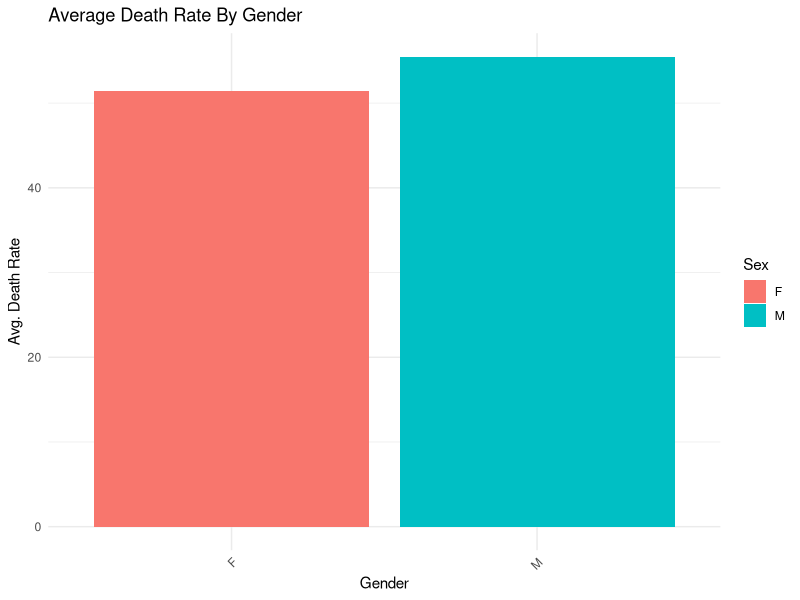
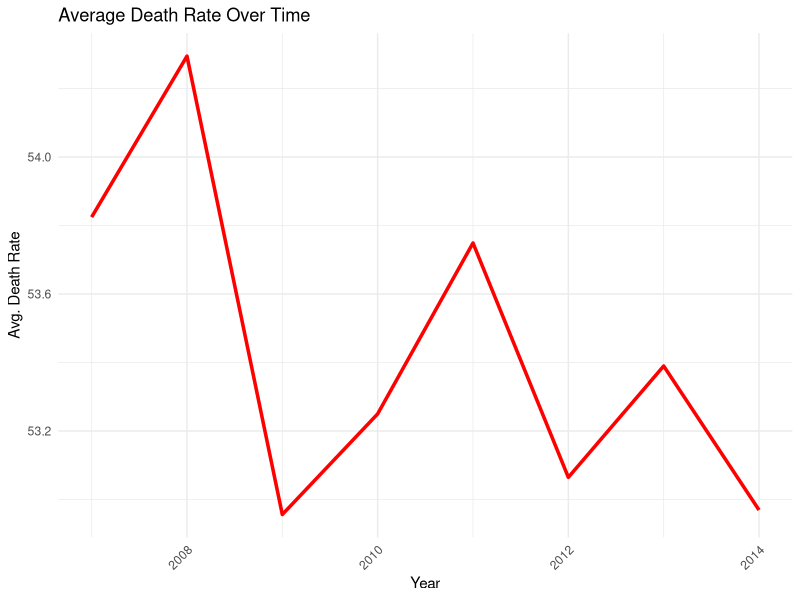
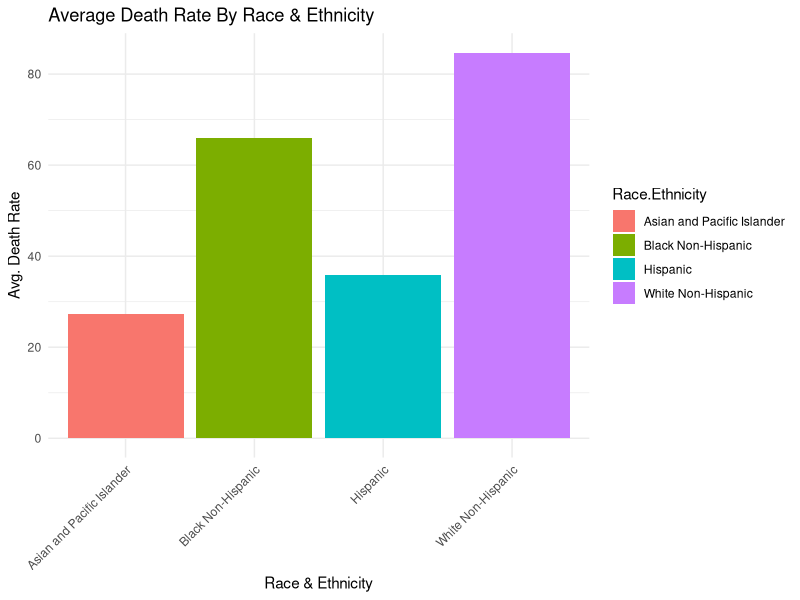

Write R code to recreate these figures, in order.
## ---- chunk 1
knitr::opts_chunk$set(echo = TRUE)
## ---- chunk 2
library(dplyr)
library(ggplot2)
## ---- chunk 3
data <- read.csv("New_York_City_Leading_Causes_of_Death_20240513.csv")
str(data)
## ---- chunk 4
data$Deaths <- as.numeric(data$Deaths)
data$Death.Rate <- as.numeric(data$Death.Rate)
data$Age.Adjusted.Death.Rate <- as.numeric(data$Age.Adjusted.Death.Rate)
data <- na.omit(data)
## ---- chunk 5
res <- as.data.frame(table(data$Leading.Cause))
colnames(res) <- c("Cause_of_Death", "Count")
res <- res %>%
  arrange(-Count) %>%
  head(11)
res[c(2:11),]
## ---- chunk 6
res <- data %>%
  group_by(Sex) %>%
  summarise(Death_Rate = mean(Death.Rate, na.rm = T))

# Plot financial loss by organization size
ggplot(res, aes(x = Sex, y = Death_Rate, fill = Sex)) +
  geom_bar(stat = "identity", position = "dodge") +
  labs(title = "Average Death Rate By Gender", 
       x = "Gender", y = "Avg. Death Rate")  +
  theme_minimal() +
  theme(axis.text.x = element_text(angle = 45, hjust = 1))
## ---- chunk 7
res <- data %>%
  group_by(Year) %>%
  summarise(Death_Rate = mean(Death.Rate, na.rm = T))

# Plot financial loss by organization size
ggplot(res, aes(x = Year, y = Death_Rate)) +
  geom_line(lwd = 1.2, col = "red") +
  labs(title = "Average Death Rate Over Time", 
       x = "Year", y = "Avg. Death Rate")  +
  theme_minimal() +
  theme(axis.text.x = element_text(angle = 45, hjust = 1))
## ---- chunk 8
data %>%
  filter(!Leading.Cause == "All Other Causes") %>%
  group_by(Year, Leading.Cause) %>%
  summarize(count = n()) %>%
  arrange(Year, desc(count)) %>%
  mutate(rank = row_number()) %>%
  filter(rank == 1) %>%
  select(Year, Leading.Cause)
## ---- chunk 9
data %>%
  filter(!Leading.Cause == "All Other Causes") %>%
  group_by(Sex, Leading.Cause) %>%
  summarize(count = n()) %>%
  arrange(Sex, desc(count)) %>%
  mutate(rank = row_number()) %>%
  filter(rank == 1) %>%
  select(Sex, Leading.Cause)
## ---- chunk 10
data %>%
  filter(!Leading.Cause == "All Other Causes") %>%
  group_by(Race.Ethnicity, Leading.Cause) %>%
  summarize(count = n()) %>%
  arrange(Race.Ethnicity, desc(count)) %>%
  mutate(rank = row_number()) %>%
  filter(rank == 1) %>%
  select(Race.Ethnicity, Leading.Cause)
## ---- chunk 11
res <- data %>%
  group_by(Race.Ethnicity) %>%
  summarise(Death_Rate = mean(Death.Rate, na.rm = T))

# Plot financial loss by organization size
ggplot(res, aes(x = Race.Ethnicity, y = Death_Rate, fill = Race.Ethnicity)) +
  geom_bar(stat = "identity", position = "dodge") +
  labs(title = "Average Death Rate By Race & Ethnicity", 
       x = "Race & Ethnicity", y = "Avg. Death Rate")  +
  theme_minimal() +
  theme(axis.text.x = element_text(angle = 45, hjust = 1))
## ---- chunk 12
model_lm <- lm(Death.Rate ~ Sex + Year + Race.Ethnicity,
               data = data)
summary(model_lm)
